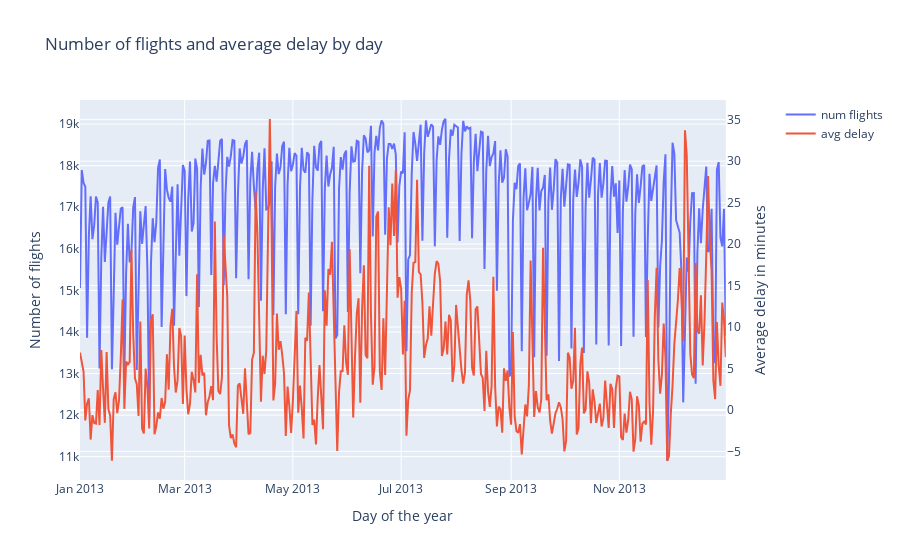

Notebook source saved alongside this figure:
### Code cell
def avg_num_line(df):
    df_num = flights_by_day(df).toPandas()
    df_avg = avg_delay_by_day(df).toPandas()

    # plot the two lines in the same figure, use to different y axes
    fig = make_subplots(specs=[[{"secondary_y": True}]])

    # Add traces
    fig.add_trace(
        go.Scatter(x=df_num["FlightDate"] , y=df_num["count"], name="num flights"),
        secondary_y=False,
    )

    fig.add_trace(
        go.Scatter(x=df_avg["FlightDate"], y=df_avg["AverageArrivalDelay"], name="avg delay"),
        secondary_y=True,
    )

    # Add figure title
    fig.update_layout(
        title_text="Number of flights and average delay by day"
    )

    # Set x-axis title
    fig.update_xaxes(title_text="Day of the year")

    # Set y-axes titles
    fig.update_yaxes(title_text="Number of flights", secondary_y=False)
    fig.update_yaxes(title_text="Average delay in minutes", secondary_y=True)


    return fig


avg_num_line(df)

### Figure 1 — Plotly figure (JSON) as saved in the notebook; plotly's stock layout.template omitted (floating-point values rounded to 4 significant figures; data arrays with more than 128 entries replaced by an {"elided": "..."} marker saying what was removed)
{"data": [{"name": "num flights", "type": "scatter", "x": {"elided": "365 str values"}, "xaxis": "x", "y": {"elided": "365 int values"}, "yaxis": "y"}, {"name": "avg delay", "type": "scatter", "x": {"elided": "365 str values"}, "xaxis": "x", "y": {"elided": "365 float values"}, "yaxis": "y2"}], "layout": {"title": {"text": "Number of flights and average delay by day"}, "xaxis": {"anchor": "y", "domain": [0, 0.94], "title": {"text": "Day of the year"}}, "yaxis": {"anchor": "x", "domain": [0, 1], "title": {"text": "Number of flights"}}, "yaxis2": {"anchor": "x", "overlaying": "y", "side": "right", "title": {"text": "Average delay in minutes"}}}}
